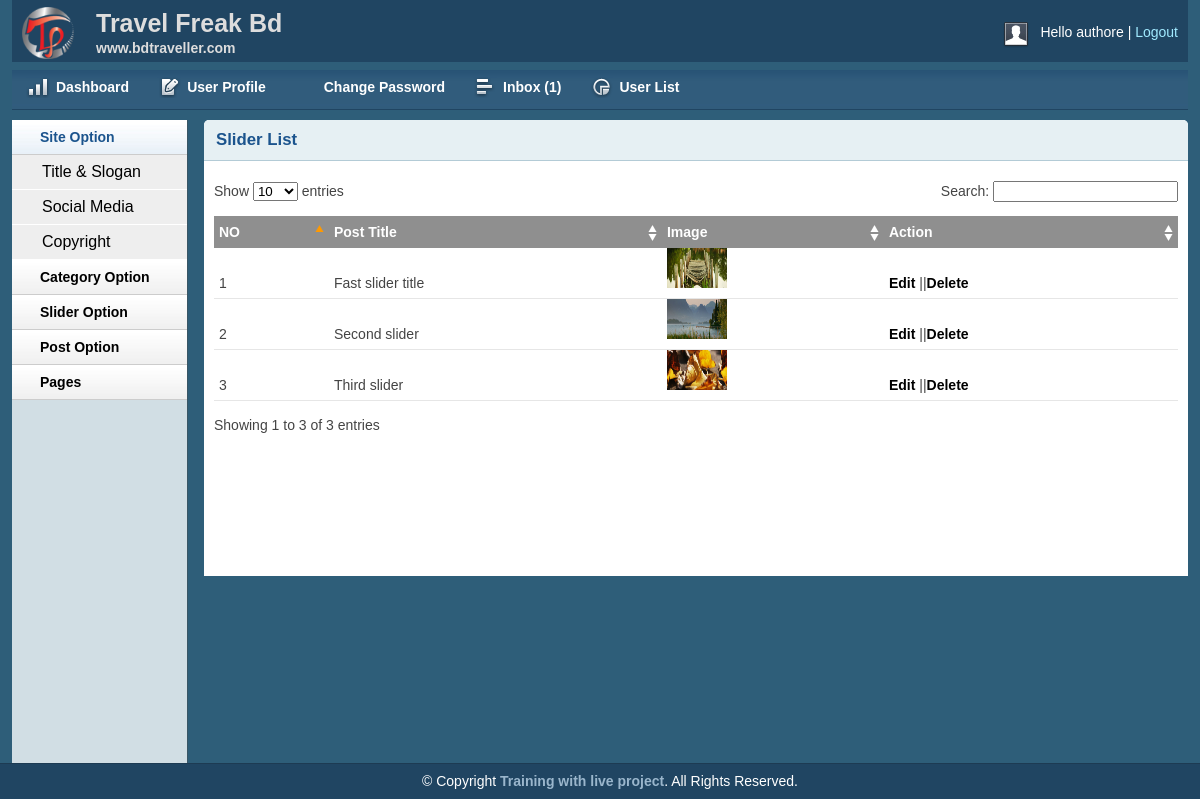
The app's page /admin/sliderlist.php (signed in) with its own data.
### tables this page shows
CREATE TABLE IF NOT EXISTS `tbl_slider` (
  `id` int(11) NOT NULL AUTO_INCREMENT,
  `title` varchar(255) NOT NULL,
  `image` varchar(255) NOT NULL,
  PRIMARY KEY (`id`)
);

### lib/database1.php (called while the page is built, shortened)
<?php
 class Database{
      private $dbname="mysql:host=localhost; dbname=db_blog;";
      private $dbuser="root";
      private $dbpass="";
      public $conn;
    public function __construct(){
        if(!isset($this->conn)){
            try {
                $this->conn= new PDO("$this->dbname,$this->dbuser,$this->dbpass");
                $this->conn->setAttribute(PDO::ATTR_ERRMODE,PDO::ERRMODE_EXCEPTION);
            } catch (PDOException $e) {
                die("connection failed".$e->getMessage());
            }
        }
     }
}
?>

### lib/session.php (called while the page is built, shortened)
<?php
class session{
    public static function get($key){
        if(isset( $_SESSION[$key])){
            return  $_SESSION[$key];
        }else{
            return false;
        }
    }
}
?>

### admin/sliderlist.php (the view, shortened to what this page needs)
<?php include "inc/header.php";?>
<?php include "inc/sidebar.php";?>
        <div class="grid_10">
            <div class="box round first grid">
                <h2>Slider List</h2>
                <div class="block">
                    <table class="data display datatable" id="example">
					<thead>
						<tr>
							<th>NO</th>
							<th>Post Title</th>
							<th>Image</th>
							<th>Action</th>
						</tr>
					</thead>
					<tbody>
				<?php
					$sql="SELECT * FROM tbl_slider";
					$value = $db->conn->prepare($sql);
					$value->execute();
					$reault = $value->fetchAll();
					if($value){
						$i = 0;
						foreach ($reault as $data) {
							$i++;
				?>
						<tr class="odd gradeX">
							<td><?php echo $i ;?></td>
							<td><?php echo $data['title'] ;?></td>
							<td><img src ="<?php echo $data['image'] ;?>" height=40px, width=60px></td>
							<?php if( session::get("role")=='0'){?>
							<td>
							<a href="editslider.php?sliderid=<?php echo $data['id'];?>">Edit</a>
							||<a  onclick="return confirm('Are you sure you want to delete this item?')" href="sliderlist.php?delid=<?php echo $data['id'];?>">Delete</a>
                            <?php } ;?>
						</tr>
						<?php } } ;?>
					</tbody>
				</table>
               </div>
            </div>
        </div>
 <?php include "inc/footer.php" ;?>

### admin/css/layout.css (style rules this page uses)
body { background: #fff none repeat scroll 0 0; color: #444; font-size: 14px; padding: 0; }
a { color: #000; font-weight: bold; text-decoration: none; }
h1, h2, h3, h4, h5, h6 { line-height: 1.2em; margin-bottom: .3em; }
h2 { margin-top: 1em; }
.box { background: #fff; margin-bottom: 20px; padding: 10px 10px 10px 10px; margin-left: -8px; }
.box.grid { padding-bottom: 40px; }
.box.round { -moz-border-radius: 5px 5px 0px 0px; -webkit-border-radius: 5px 5px 0px 0px; border-radius: 5px 5px 0px 0px; }
.box h2 { font-size: 1.2em; font-weight: bold; color: #1B548D; background: #E6F0F3; margin: -10px -10px 0 -10px; padding: 10px 12px; border-bottom: 1px solid #B3CBD6; -moz-border-radius: 5px 5px 0px 0px; -webkit-border-radius: 5px 5px 0px 0px; border-radius: 5px 5px 0px 0px; }
.box.first { min-height: 406px; }
.block { padding-top: 20px; }
.block { padding-bottom: 1px; }
table.display { margin: 0 auto; clear: both; width: 100%; }
.sorting_asc { background: #8f8f8f url(../img/table/sort_asc.png) no-repeat center right; padding: 8px 5px; text-align: left; color: #fff; }
.sorting { background: #8f8f8f url(../img/table/sort_both.png) no-repeat center right; padding: 8px 5px; text-align: left; color: #fff; }
tr.odd { height: 30px; line-height: 30px; border-bottom: 1px solid #e6e6e6; }
tr.even { height: 30px; line-height: 30px; border-bottom: 1px solid #e6e6e6; }
tr.odd td, tr.even td { padding-left: 5px; }

### records on screen
tbl_slider: title "Fast slider title", image (picture)
tbl_slider: title "Second slider", image (picture)
tbl_slider: title "Third slider", image (picture)

### other values on screen
session::get("username") "authore"
$row "1"
